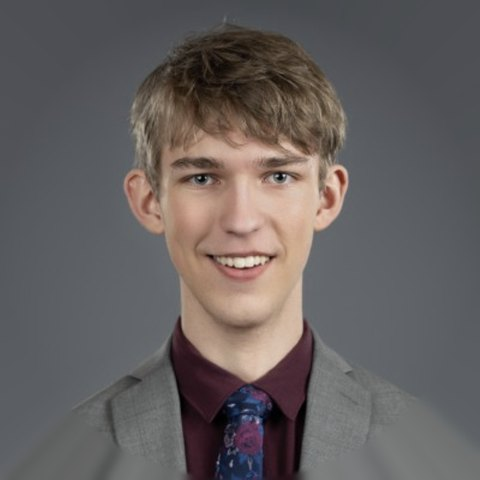
#> input picture src/assets/photo.jpg, 480 x 480 px
$ python make_ftc_hero.py ../../../src/assets/photo.jpg ../../../src/assets/photo.jpg
#> lines starting #> are read from the running program, lines starting #| are printed output that depends on the picture; after the words box and inside, x2 and y2 are one past the last pixel; in counts of white or black regions, pixels touching at a corner belong together
"""Frames the robot-demo photo for the FTC hero: the robot and Eric cropped out, centred on a transparent
canvas with feathered edges, so the hero's fade (strongest at its edges) leaves the whole robot visible.
Usage: python3 make_ftc_hero.py <photo.jpg> <out.webp>
"""
import sys
from PIL import Image, ImageDraw, ImageFilter

src, out = sys.argv[1], sys.argv[2]
photo = Image.open(src).convert("RGB")
#> photo is the input picture: PIL image 480x480 RGB; mean R, G, B 101.2, 95.6, 95.3
box = (0, 0, 600, 1024)                        # the robot (left, its arm up to y 270) and Eric, head to shoes
crop = photo.crop(box)
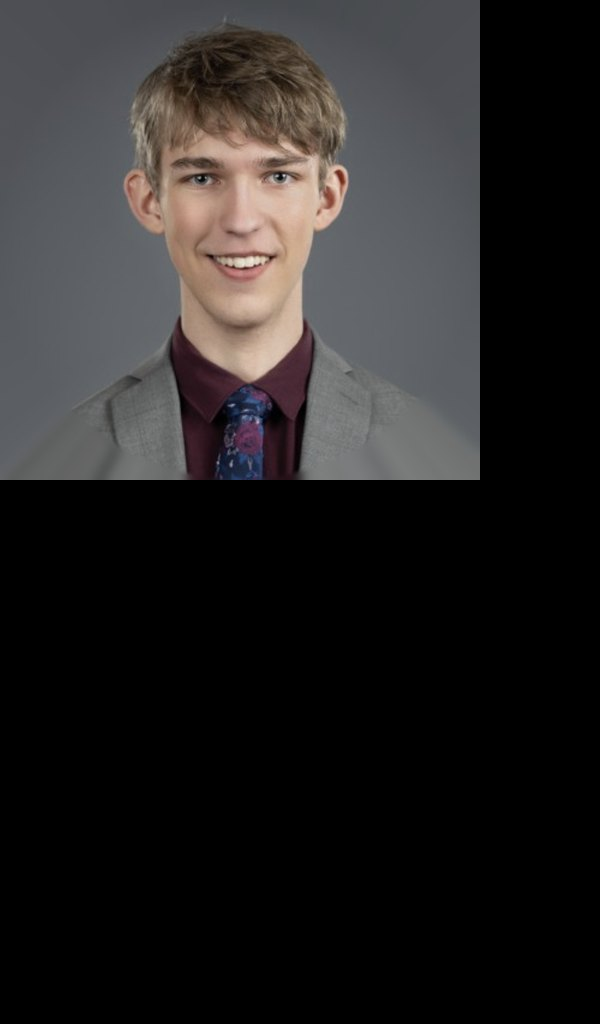
#> crop: PIL image 600x1024 RGB; mean R, G, B 37.9, 35.9, 35.7
w, h = crop.size
#> w = 600; h = 1024
fill = 0.74                                    # share of the canvas the photo takes
W, H = round(w / fill), round(h / fill)
#> W = 811; H = 1384
feather = 60
mask = Image.new("L", (w, h), 0)
#> mask: PIL image 600x1024 L; every value is 0
ImageDraw.Draw(mask).rectangle((feather, feather, w - feather, h - feather), fill=255)
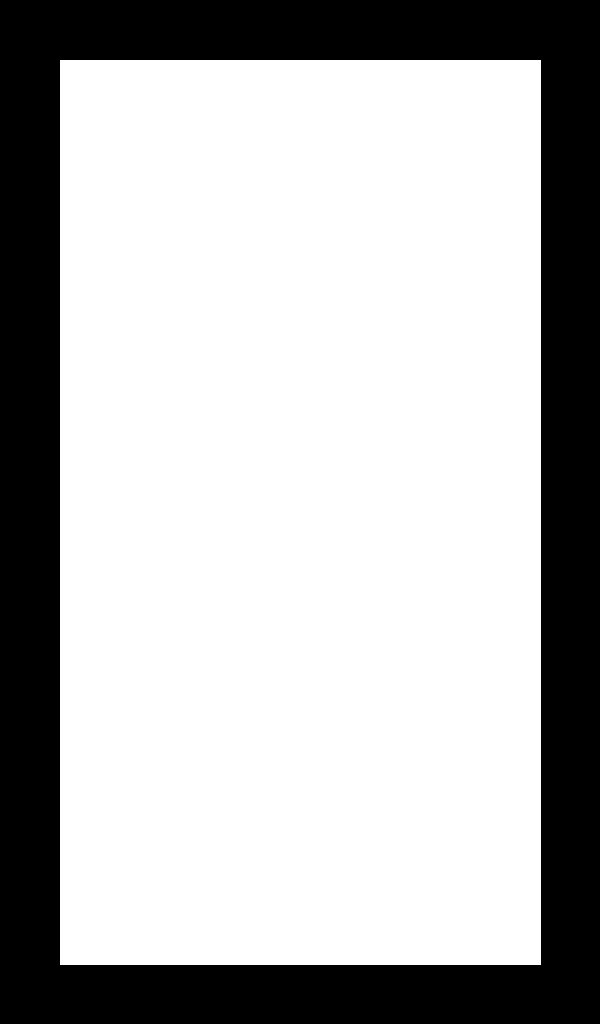
#> mask: PIL image 600x1024 L; 70.9% white; 1 black region, box (x1, y1, x2, y2) and area: (0, 0, 600, 1024) 179095
mask = mask.filter(ImageFilter.GaussianBlur(feather / 2))
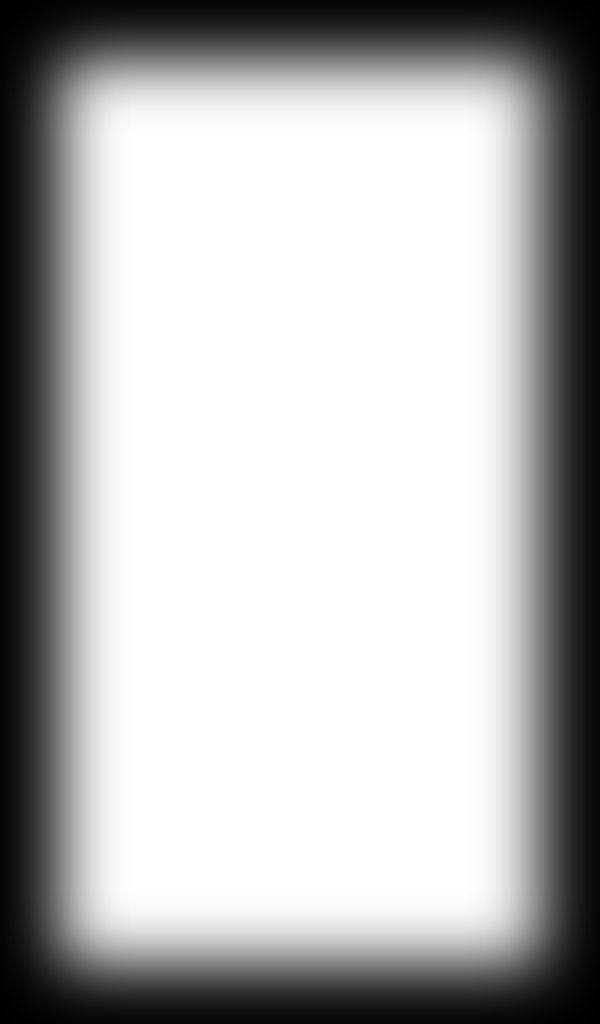
#> mask: PIL image 600x1024 L; min 0, max 255, mean 180.5
canvas = Image.new("RGBA", (W, H), (0, 0, 0, 0))
#> canvas: PIL image 811x1384 RGBA; every value is 0
canvas.paste(crop, ((W - w) // 2, (H - h) // 2), mask)
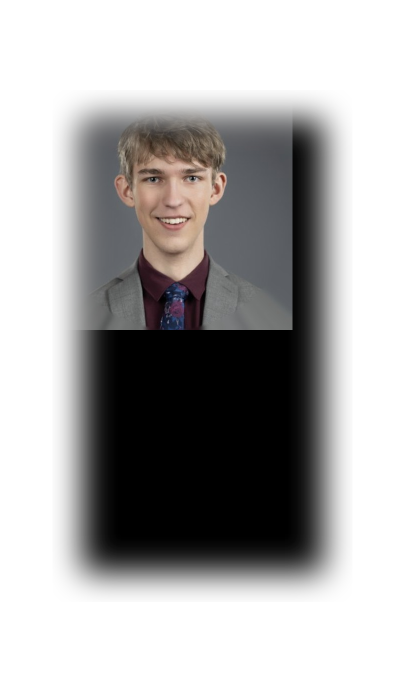
#> canvas: PIL image 811x1384 RGBA (shown at 1/2 size); mean R, G, B, A 16.8, 15.7, 15.4, 98.8; transparent parts drawn white
canvas.save(out, quality=85, method=6)
print(out, W, H)
#| ../../../src/assets/photo.jpg 811 1384
